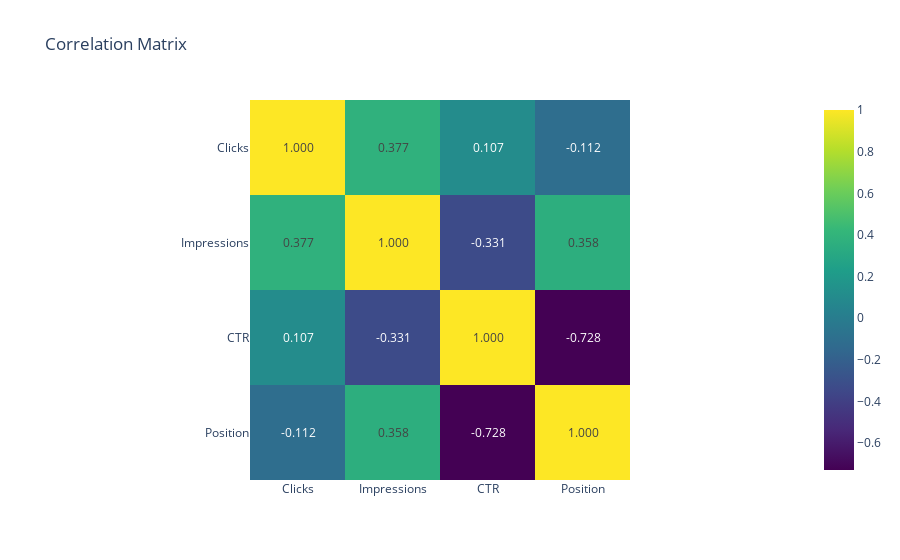

Notebook code cell kept with this figure:
### Code cell
# correlation matrix
correlation_matrix = queries_df[['Clicks', 'Impressions', 'CTR', 'Position']].corr()
fig_corr = px.imshow(correlation_matrix,
                     title='Correlation Matrix', 
                     color_continuous_scale='Viridis', 
                     text_auto='.3f')
fig_corr.show()

### Figure 1 — Plotly figure (JSON) as saved in the notebook; plotly's stock layout.template omitted (floating-point values rounded to 4 significant figures)
{"data": [{"coloraxis": "coloraxis", "hovertemplate": "x: %{x}<br>y: %{y}<br>color: %{z}<extra></extra>", "name": "0", "texttemplate": "%{z:.3f}", "type": "heatmap", "x": ["Clicks", "Impressions", "CTR", "Position"], "xaxis": "x", "y": ["Clicks", "Impressions", "CTR", "Position"], "yaxis": "y", "z": [[1.0, 0.3773, 0.1068, -0.1116], [0.3773, 1.0, -0.3311, 0.3579], [0.1068, -0.3311, 1.0, -0.7283], [-0.1116, 0.3579, -0.7283, 1.0]]}], "layout": {"coloraxis": {"colorscale": [[0, "#440154"], [0.1111, "#482878"], [0.2222, "#3e4989"], [0.3333, "#31688e"], [0.4444, "#26828e"], [0.5556, "#1f9e89"], [0.6667, "#35b779"], [0.7778, "#6ece58"], [0.8889, "#b5de2b"], [1, "#fde725"]]}, "title": {"text": "Correlation Matrix"}, "xaxis": {"anchor": "y", "constrain": "domain", "domain": [0, 1], "scaleanchor": "y"}, "yaxis": {"anchor": "x", "autorange": "reversed", "constrain": "domain", "domain": [0, 1]}}}
